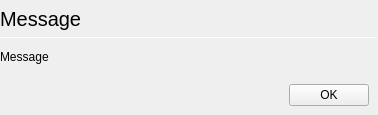
<?xml version="1.0" encoding="UTF-8"?>
<ui version="4.0">
 <class>JsAlert</class>
 <widget class="QWidget" name="JsAlert">
  <property name="geometry">
   <rect>
    <x>0</x>
    <y>0</y>
    <width>378</width>
    <height>115</height>
   </rect>
  </property>
  <property name="windowTitle">
   <string notr="true">Form</string>
  </property>
  <layout class="QVBoxLayout" name="verticalLayout">
   <property name="spacing">
    <number>0</number>
   </property>
   <property name="leftMargin">
    <number>0</number>
   </property>
   <property name="topMargin">
    <number>0</number>
   </property>
   <property name="rightMargin">
    <number>0</number>
   </property>
   <property name="bottomMargin">
    <number>0</number>
   </property>
   <item>
    <layout class="QHBoxLayout" name="horizontalLayout">
     <property name="spacing">
      <number>0</number>
     </property>
     <item>
      <widget class="QLabel" name="label">
       <property name="sizePolicy">
        <sizepolicy hsizetype="Expanding" vsizetype="Preferred">
         <horstretch>0</horstretch>
         <verstretch>0</verstretch>
        </sizepolicy>
       </property>
       <property name="font">
        <font>
         <pointsize>15</pointsize>
        </font>
       </property>
       <property name="text">
        <string>Message</string>
       </property>
       <property name="margin">
        <number>9</number>
       </property>
      </widget>
     </item>
     <item>
      <widget class="QPushButton" name="dismissButton">
       <property name="sizePolicy">
        <sizepolicy hsizetype="Preferred" vsizetype="Preferred">
         <horstretch>0</horstretch>
         <verstretch>0</verstretch>
        </sizepolicy>
       </property>
       <property name="text">
        <string/>
       </property>
       <property name="icon">
        <iconset theme="dialog-ok">
         <normaloff>../../../theShell/statuscenter/PulseaudioPane</normaloff>../../../theShell/statuscenter/PulseaudioPane</iconset>
       </property>
       <property name="flat">
        <bool>true</bool>
       </property>
      </widget>
     </item>
    </layout>
   </item>
   <item>
    <widget class="Line" name="line">
     <property name="maximumSize">
      <size>
       <width>16777215</width>
       <height>1</height>
      </size>
     </property>
     <property name="orientation">
      <enum>Qt::Horizontal</enum>
     </property>
    </widget>
   </item>
   <item>
    <widget class="QLabel" name="messageLabel">
     <property name="text">
      <string notr="true">Message</string>
     </property>
     <property name="margin">
      <number>9</number>
     </property>
    </widget>
   </item>
   <item>
    <widget class="QWidget" name="macPane" native="true">
     <layout class="QHBoxLayout" name="horizontalLayout_2">
      <item>
       <spacer name="horizontalSpacer">
        <property name="orientation">
         <enum>Qt::Horizontal</enum>
        </property>
        <property name="sizeHint" stdset="0">
         <size>
          <width>40</width>
          <height>20</height>
         </size>
        </property>
       </spacer>
      </item>
      <item>
       <widget class="QPushButton" name="macDismissButton">
        <property name="text">
         <string>OK</string>
        </property>
       </widget>
      </item>
     </layout>
    </widget>
   </item>
  </layout>
 </widget>
 <resources/>
 <connections>
  <connection>
   <sender>macDismissButton</sender>
   <signal>clicked()</signal>
   <receiver>dismissButton</receiver>
   <slot>click()</slot>
   <hints>
    <hint type="sourcelabel">
     <x>333</x>
     <y>96</y>
    </hint>
    <hint type="destinationlabel">
     <x>368</x>
     <y>27</y>
    </hint>
   </hints>
  </connection>
 </connections>
</ui>
